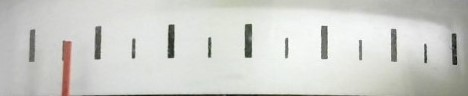
#> input picture pictures/sample_1.jpg, 468 x 96 px
$ python needle_extractor.py
#> lines starting #> are read from the running program, lines starting #| are printed output that depends on the picture; after the words box and inside, x2 and y2 are one past the last pixel; in counts of white or black regions, pixels touching at a corner belong together
import cv2
import numpy as np

def extract_needle():
    img = cv2.imread("pictures/sample_1.jpg") #画像読み込み
#> img is the input picture: shape (96, 468, 3); mean B, G, R 202.7, 207.3, 206.3

    hsv = cv2.cvtColor(img, cv2.COLOR_BGR2HSV) #BGRからHSVに変換
#> hsv: shape (96, 468, 3); mean H, S, V 39.1, 7.5, 208
    red_lower = np.array([0, 86, 86]) #下限
    red_upper = np.array([30, 255, 255]) #上限

    img_mask = cv2.inRange(hsv, red_lower, red_upper) #範囲を指定してマスク画像作成
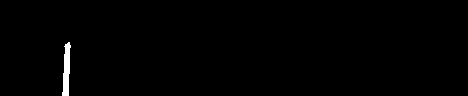
#> img_mask: shape (96, 468); 0.7% white; 1 white region, box (x1, y1, x2, y2) and area: (62, 42, 71, 96) 316
    img_needle = cv2.bitwise_and(img, img, mask=img_mask) #元画像とマスク画像の共通部分を抽出

    cv2.imwrite("pictures/sample_1_needle.jpg", img_needle) #画像書き出し

    # [5 lines of commented-out code are left out]

if __name__ == '__main__':
    extract_needle()
